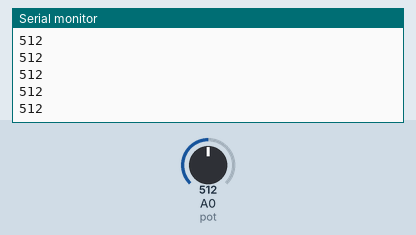
Recording of a sketch running on a simulated Arduino Uno, built with avr-gcc and run on an emulated ATmega328P. Parts: the last lines printed to the serial monitor. The test bench sets the inputs (shaded band); at power-on: A0 (pot) = 512.

Above: at 1.2 s.
1.3 s: A0 (pot) set to 716
At 2.1 s:
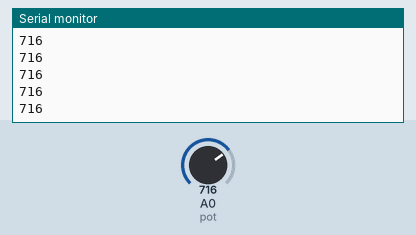
2.8 s: A0 (pot) set to 900
At 3.5 s:
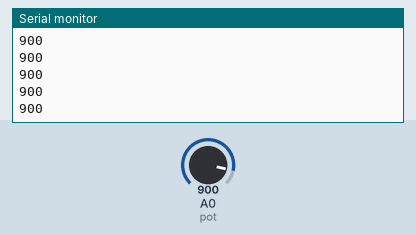
Timing chart, 0 to 5.8 s (numbered marks = the images above; inputs shaded):
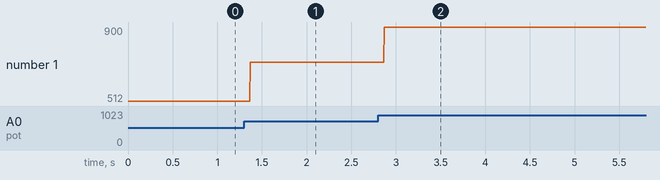

Measured:
- after the input at 1.3 s, the serial monitor: prints a new line after 0.07 s (image 1)
- after the input at 2.8 s, the serial monitor: prints a new line after 0.07 s (image 2)
- plotted number 1: 512 → 716 after the input at 1.3 s, 716 → 900 after the input at 2.8 s

The sketch:

homework.ino
```cpp
int pot = A0;
int val = 0;
int start_time;
int now_time;


void setup() {
  // put your setup code here, to run once:
  Serial.begin(9600);
  pinMode(pot,INPUT);
}

void loop() {
  // put your main code here, to run repeatedly:

  start_time = micros();

  val = analogRead(pot);    //read analog input

  //val = map(val,0,1023,0,255);    //mapping
  //Serial.println(sizeof(val));
  //Serial.println(val,BIN);
  Serial.println(val,DEC);
  //Serial.println(size_t(Serial.print(val,DEC)),DEC);     //print on Matlab

  now_time = micros();

  while(now_time-start_time<4545.45){    //sample rate
    now_time = micros();
    //Serial.println(now_time,DEC);
  }

}
```
